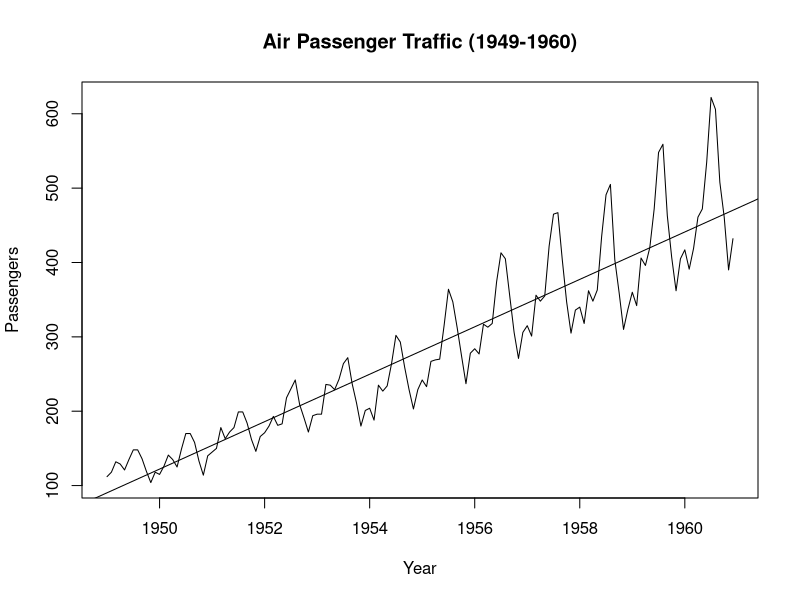
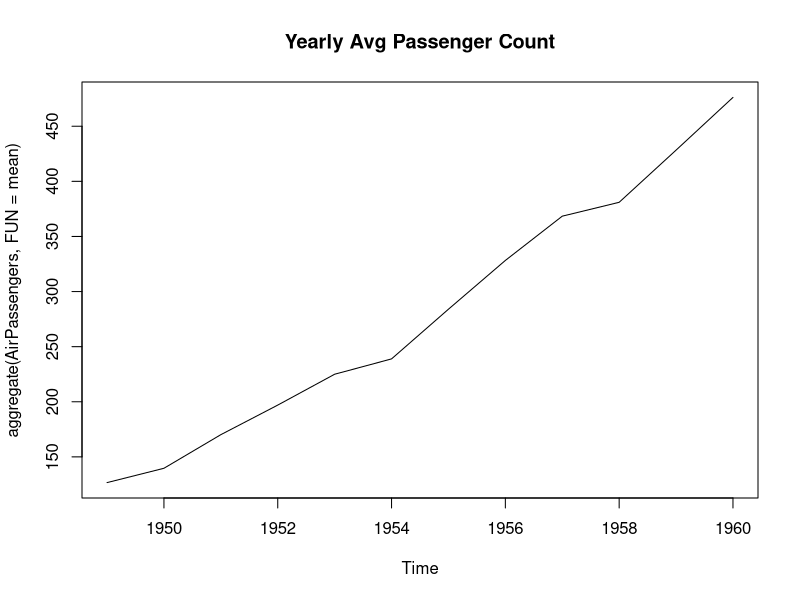
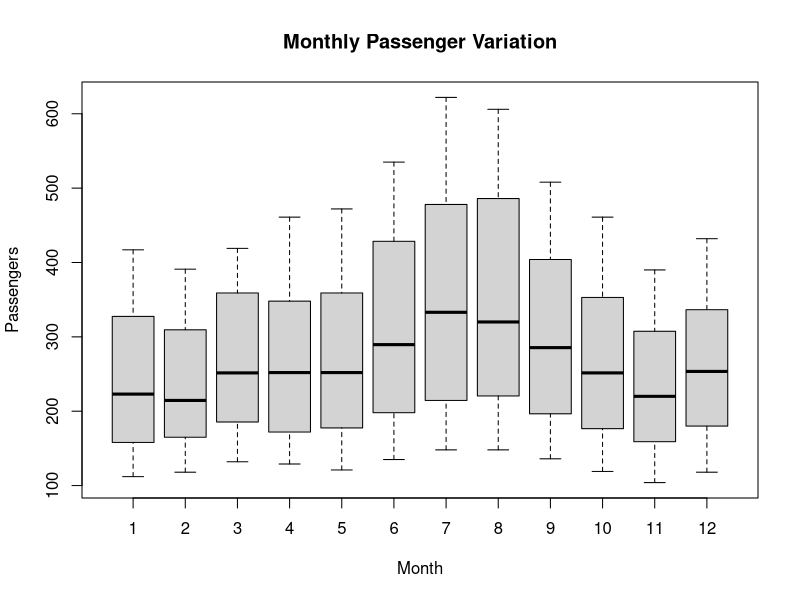
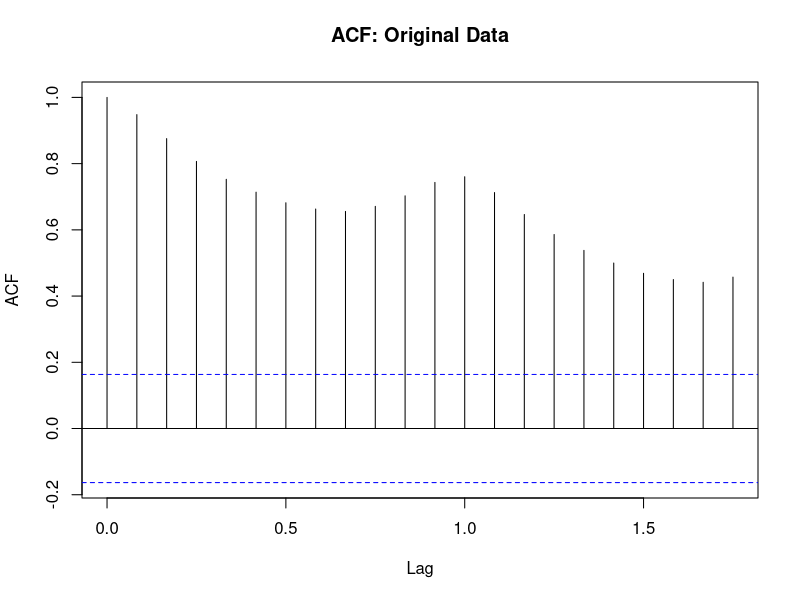
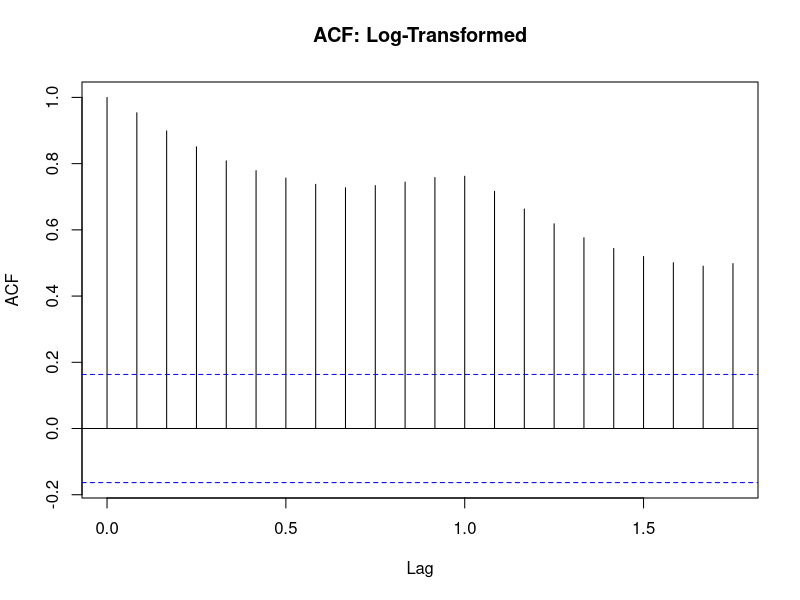
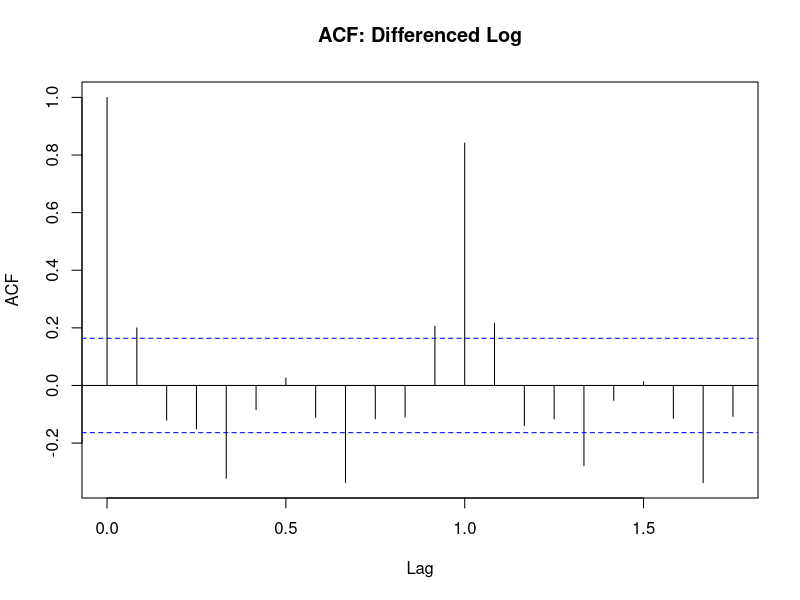
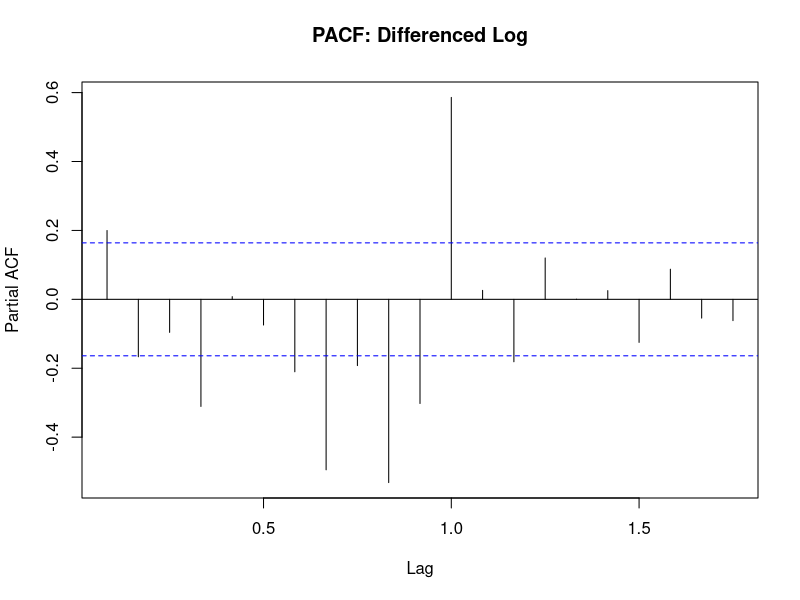
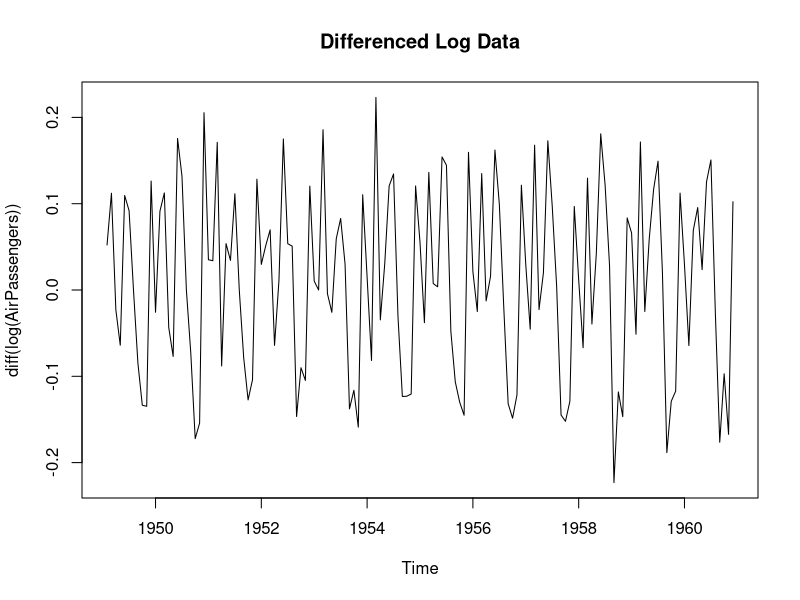

Write R code to recreate these figures, in order.
data("AirPassengers")
class(AirPassengers)  
str(AirPassengers)
# Start and end year, frequency of observations
start(AirPassengers)  
end(AirPassengers)  
frequency(AirPassengers)  
# Statistical summary
summary(AirPassengers)
# Plot original time series
title_main <- "Air Passenger Traffic (1949-1960)"
plot(AirPassengers, main=title_main, ylab="Passengers", xlab="Year")
# Add a trend line
abline(reg=lm(AirPassengers ~ time(AirPassengers)))  
# Check monthly cycle pattern
cycle(AirPassengers)
# Yearly average passenger count
plot(aggregate(AirPassengers, FUN=mean), main="Yearly Avg Passenger Count")
# Boxplot for monthly variation
boxplot(AirPassengers ~ cycle(AirPassengers), 
        main="Monthly Passenger Variation", xlab="Month", ylab="Passengers")
#Stationarity Check 
acf(AirPassengers, main="ACF: Original Data")  # Autocorrelation (raw data)
acf(log(AirPassengers), main="ACF: Log-Transformed")  # Log transformation check
acf(diff(log(AirPassengers)), main="ACF: Differenced Log")  # Stationarity test
pacf(diff(log(AirPassengers)), main="PACF: Differenced Log") # Partial ACF
# Plot differenced log data
plot(diff(log(AirPassengers)), main="Differenced Log Data")
# Fit ARIMA model (Trend & Seasonality handled)
fit <- arima(log(AirPassengers), 
             order = c(0,1,1), 
             seasonal = list(order = c(0,1,1), period = 12))
#Forecasting 
pred <- predict(fit, n.ahead = 10*12)  # Predict for 10 years (120 months)
# Convert forecast to original scale
pred1 <- round(exp(pred$pred), 0)
# Print forecast (1961-1970)
print(pred1)
# Plot: Original vs Forecast
ts.plot(AirPassengers, pred1, log="y", lty=c(1,3), main="Original vs Predicted")
# Extract first 12 forecasted values
data1 <- head(pred1, 12)
data1
# Train ARIMA using 1949-1959 data only
datawide <- ts(AirPassengers, frequency=12, start=c(1949,1), end=c(1959,12))
datawide
# Fit ARIMA model on training data
fit1 <- arima(log(datawide), 
              order=c(0,1,1), 
              seasonal=list(order=c(0,1,1), period=12))
# Predict 1960-1970
pred2 <- predict(fit1, n.ahead=10*12)
# Convert forecast to original scale
pred2_original <- round(exp(pred2$pred), 0)
# Print forecast values
print(pred2_original)

